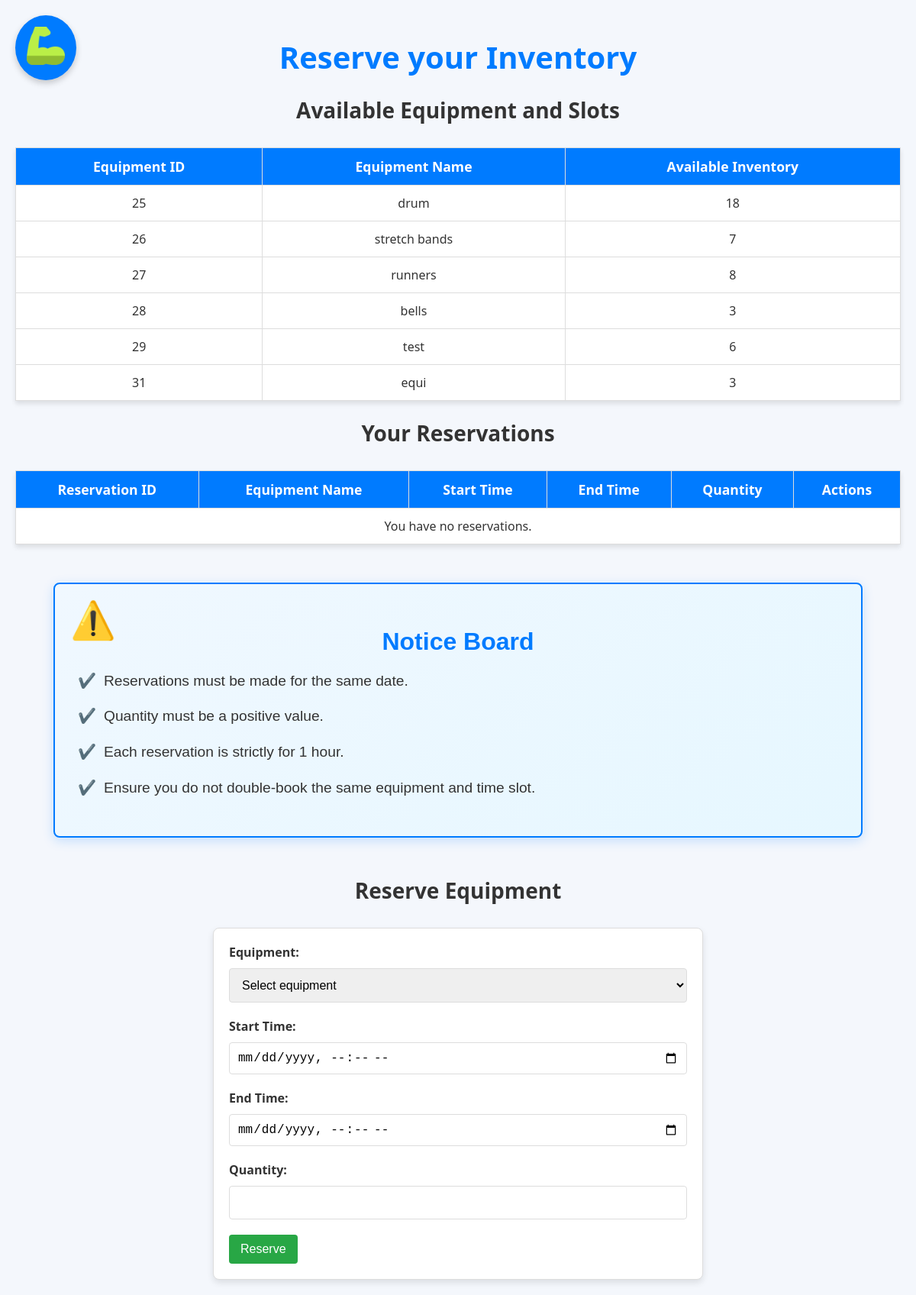
Page /gym_management.php (signed in) on the committed database.
### tables this page shows
CREATE TABLE `inventory` (
  `id` int(11) NOT NULL,
  `name` varchar(50) DEFAULT NULL,
  `usage_status` varchar(20) DEFAULT NULL,
  `next_maintenance` date DEFAULT NULL,
  `quantity` int(11) DEFAULT NULL,
  `available_quantity` int(11) NOT NULL DEFAULT 0
);

### gym_management.php (the view, shortened to what this page needs)
<?php
include("./connection.php");
$reservations_result = $conn->query("
    SELECT inventory.id AS equipment_id,
           inventory.name,
           inventory.quantity AS total_quantity,
           COALESCE(SUM(user_reservations.quantity), 0) AS reserved_quantity
    FROM inventory
    LEFT JOIN user_reservations
           ON inventory.id = user_reservations.equipment_id
           AND user_reservations.reserved_from < NOW() + INTERVAL 1 MONTH
           AND user_reservations.reserved_to > NOW()
    GROUP BY inventory.id
");
$equipment_slots = [];
while ($row = $reservations_result->fetch_assoc()) {
    $equipment_slots[] = [
        'equipment_id' => $row['equipment_id'],
        'name' => $row['name'],
        'available_inventory' => max(0, $row['total_quantity'] - $row['reserved_quantity']),
    ];
}
$user_id = $_SESSION['id'];
$user_reservations = $conn->query("
    SELECT user_reservations.id,
           inventory.name,
           user_reservations.reserved_from,
           user_reservations.reserved_to,
           user_reservations.quantity
    FROM user_reservations
    JOIN inventory ON user_reservations.equipment_id = inventory.id
    WHERE user_reservations.user_id = $user_id
");
?>
<!DOCTYPE html>
<html lang="en">
<head>
</head>
<body>
<div>
<a href="home.php" id="homeButton" class="floating-button">
    <img src="images/logo.png" alt="Home Logo" class="home-logo">
</a>
    <h1>Reserve your Inventory</h1>
    <h2>Available Equipment and Slots</h2>
    <table>
        <tr>
            <th>Equipment ID</th>
            <th>Equipment Name</th>
            <th>Available Inventory</th>
        </tr>
        <?php if (!empty($equipment_slots)): ?>
            <?php foreach ($equipment_slots as $slot): ?>
                <tr>
                    <td><?php echo $slot['equipment_id']; ?></td>
                    <td><?php echo $slot['name']; ?></td>
                    <td><?php echo $slot['available_inventory']; ?></td>
                </tr>
            <?php endforeach; ?>
        <?php else: ?>
            <tr>
                <td colspan="3">No reservations found.</td>
            </tr>
        <?php endif; ?>
    </table>
    <h2>Your Reservations</h2>
    <table>
        <tr>
            <th>Reservation ID</th>
            <th>Equipment Name</th>
            <th>Start Time</th>
            <th>End Time</th>
            <th>Quantity</th>
            <th>Actions</th>
        </tr>
        <?php if ($user_reservations && $user_reservations->num_rows > 0): ?>
            <?php while ($user_reservation = $user_reservations->fetch_assoc()): ?>
            <tr>
                <td><?php echo $user_reservation['id']; ?></td>
                <td><?php echo $user_reservation['name']; ?></td>
                <td><?php echo $user_reservation['reserved_from']; ?></td>
                <td><?php echo $user_reservation['reserved_to']; ?></td>
                <td><?php echo $user_reservation['quantity']; ?></td>
                <td>
                    <form action="<?php echo htmlspecialchars($_SERVER['PHP_SELF']); ?>" method="post" style="display:inline;" onsubmit="return confirmDelete();">
                        <input type="hidden" name="reservation_id" value="<?php echo $user_reservation['id']; ?>">
                        <input type="hidden" name="csrf_token" value="<?php echo $_SESSION['csrf_token']; ?>">
                        <button type="submit" name="delete_reservation">Delete</button>
                    </form>
                </td>
            </tr>
            <?php endwhile; ?>
        <?php else: ?>
            <tr>
                <td colspan="6">You have no reservations.</td>
            </tr>
        <?php endif; ?>
    </table>
    <div class="notice">
        <h2>Notice Board</h2>
        <ul>
            <li>Reservations must be made for the same date.</li>
            <li>Quantity must be a positive value.</li>
            <li>Each reservation is strictly for 1 hour.</li>
            <li>Ensure you do not double-book the same equipment and time slot.</li>
        </ul>
    </div>
    <h2>Reserve Equipment</h2>
<form id="reservationForm" method="post" action="">
    <label for="equipment_id">Equipment:</label>
    <select name="equipment_id" id="equipment_id" required>
        <option value="" disabled selected>Select equipment</option>
    </select>
    <label for="reserved_from">Start Time:</label>
    <input type="datetime-local" name="reserved_from" id="reserved_from" required>
    <label for="reserved_to">End Time:</label>
    <input type="datetime-local" name="reserved_to" id="reserved_to" required>
    <label for="quantity">Quantity:</label>
    <input type="number" name="quantity" id="quantity" min="1" required>
    <button type="submit" name="reserve_equipment">Reserve</button>
</form>
</div>
</body>
</html>

### gym_management.php (style rules this page uses)
body { font-family: 'Segoe UI', Tahoma, Geneva, Verdana, sans-serif; background-color: #f4f7fc; margin: 0; padding: 20px; color: #333; }
h1 { text-align: center; font-size: 2.5rem; margin-bottom: 20px; color: #007BFF; }
h2 { text-align: center; font-size: 1.75rem; margin-bottom: 10px; color: #333; }
.notice { background: linear-gradient(145deg, #f0f8ff, #e6f7ff); border: 2px solid #007BFF; border-radius: 8px; padding: 30px; margin: 50px; box-shadow: 0 4px 15px rgba(0, 123, 255, 0.2); font-family: 'Arial', sans-serif; color: #333; position: relative; }
.notice::before { content: "⚠️"; position: absolute; top: 20px; left: 20px; font-size: 3rem; color: #007BFF; }
.notice h2 { font-size: 2rem; margin-bottom: 15px; font-weight: bold; color: #007BFF; }
.notice ul { list-style: none; padding-left: 0; line-height: 1.8; }
.notice ul li { font-size: 1.2rem; margin: 12px 0; font-weight: 500; }
.notice ul li::before { content: "✔️"; margin-right: 10px; color: #28a745; }
table { width: 100%; border-collapse: collapse; margin-top: 30px; box-shadow: 0 4px 6px rgba(0, 0, 0, 0.1); }
th, td { padding: 12px; text-align: center; border: 1px solid #ddd; }
th { background-color: #007BFF; color: #fff; font-size: 1.1rem; }
td { background-color: #fff; font-size: 1rem; }
button { background-color: #28a745; color: #fff; border: none; padding: 10px 15px; font-size: 1rem; border-radius: 4px; cursor: pointer; transition: background-color 0.3s; }
.floating-button { position: fixed; left: 20px; top: 20px; background-color: #007BFF; color: transparent; border: none; padding: 15px; border-radius: 50%; text-align: center; text-decoration: none; box-shadow: 0 4px 8px rgba(0, 0, 0, 0.2); transition: all 0.3s ease; }
.home-logo { width: 50px; height: 50px; object-fit: contain; }
form { background-color: #fff; padding: 20px; border-radius: 8px; border: 1px solid #ddd; box-shadow: 0 4px 8px rgba(0, 0, 0, 0.1); margin-top: 30px; max-width: 600px; margin-left: auto; margin-right: auto; }
label { font-size: 1rem; font-weight: bold; color: #333; margin-bottom: 10px; display: block; }
input, select { width: 100%; padding: 12px; border-radius: 4px; border: 1px solid #ddd; margin-bottom: 20px; font-size: 1rem; box-sizing: border-box; }
input[type="number"] { width: 100%; }
input[type="datetime-local"] { padding: 10px; }

### rows in the picture
inventory: id "25", name "drum", quantity "18"
inventory: id "26", name "stretch bands", quantity "7"
inventory: id "27", name "runners", quantity "8"
inventory: id "28", name "bells", quantity "3"
inventory: id "29", name "test", quantity "6"
inventory: id "31", name "equi", quantity "3"
